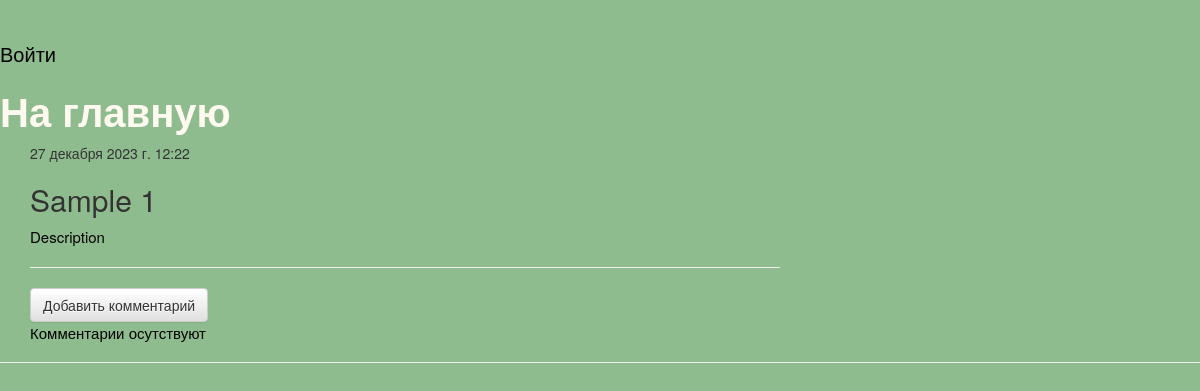
The app's page /posts/1/ with its own data.
### blog/models.py (models this page shows, shortened)
class Post(models.Model):
    author = models.ForeignKey(settings.AUTH_USER_MODEL, on_delete=models.CASCADE)
    title = models.CharField(max_length=200, verbose_name="Заголовок")
    text = models.TextField(verbose_name="Текст статьи")
    created_data = models.DateTimeField(default=timezone.now, verbose_name="Дата создания")
    published_date = models.DateTimeField(blank=True, null=True, verbose_name="Дата публикации")
    is_published = models.BooleanField(default=False, verbose_name="Запись опубликована?")
    objects = PostManager()
    published = PostPublishedManager()
    def is_publish(self):
       return True if self.published_date else False
    class Meta:
        verbose_name = 'Запись в блоге'
        verbose_name_plural = 'Запись в блоге'

### blog/views.py (the view)
# urls.py: path('posts/<int:id>/', views.post_detail, name='post_detail'),
def post_detail(request, id):
    post = get_object_or_404(Post, id=id)
    if not post.is_publish() and not request.user.is_staff:
        raise Http404("Запись в блоге не найдена")
    return render(request, 'blog/post_detail.html', {'post': post})

### blog/managers.py (called while the page is built)
    def get_queryset(self):
        return PostQuerySet(self.model, using=self._db)

### blog/templates/blog/post_detail.html (shortened to what this page needs)
{% extends 'blog/base.html' %}
{% block content %}
    <div class="post">
        {% if post.published_date %}
        <div class="date">
            {{ post.published_date }}
        </div>
        {% else %}
            <a class="btn btn-default" href="{% url 'blog:post_publish' id=post.id %}">Опубликовать</a>
        {% endif %}
        <h2>{{ post.title }}</h2>
        <p>{{ post.text|linebreaksbr }}</p>
    </div>
<hr>
<a class="btn btn-default" href="{% url 'blog:add_comment' id=post.id %}">Добавить комментарий</a>
{% for comment in post.comments.all %}
    <div class="comment">
        <div class="date">{{ comment.created_date }}</div>
        <strong>{{ comment.author }}</strong>
        <p>{{ comment.text|linebreaks }}</p>
    </div>
{% empty %}
    <p>Комментарии осутствуют</p>
{% endfor %}
{% endblock %}

### blog/static/blog/css/theme.css (style rules this page uses)
body { background-color: #8FBC8F; }
p { font-size: 15px; color: #000000; }
a { font-size: 20px; color: #000000; }

### records on screen
Post: published_date "27 декабря 2023 г. 12:22", title "Sample 1", text "Description"
